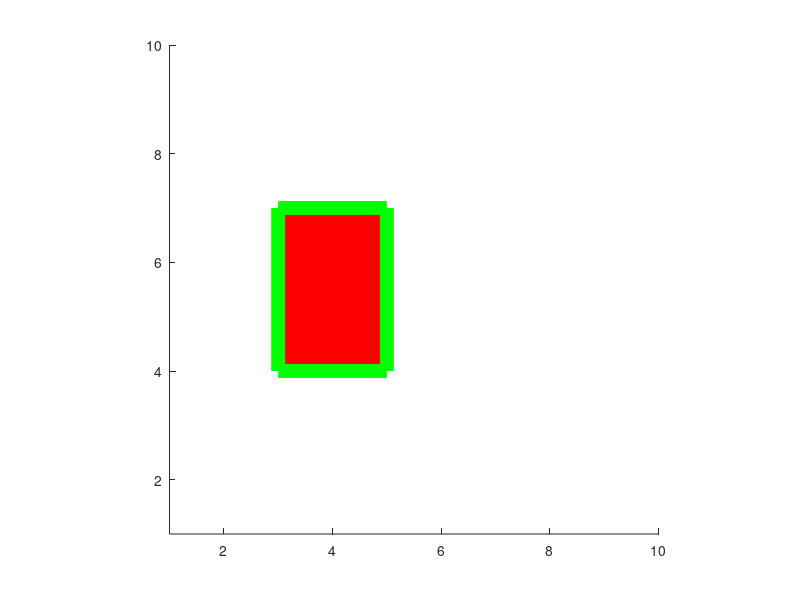

Recreate this plot in MATLAB.
figure("Name","Rectangles")
axes('XLim',[1 10],'YLim', [1 10],'DataAspectRatioMode','manual');
rectangle('Position',[3,4,2,3],'EdgeColor','green','FaceColor','r','LineWidth',10)
